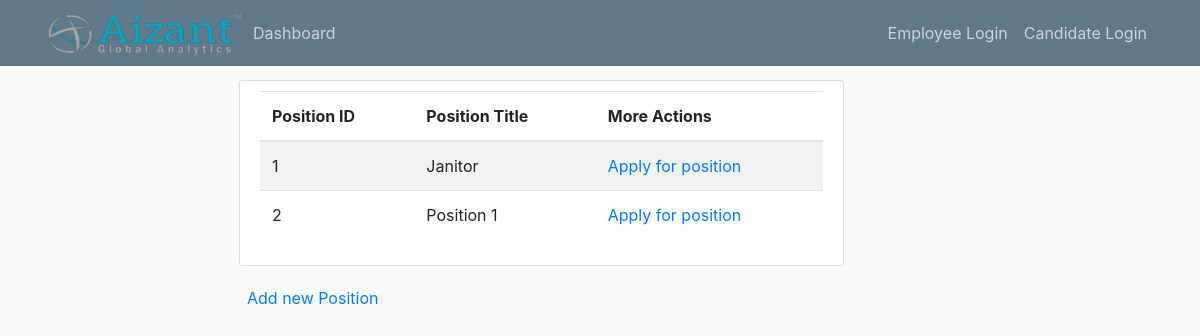
The page /position/all on the database as committed earlier.
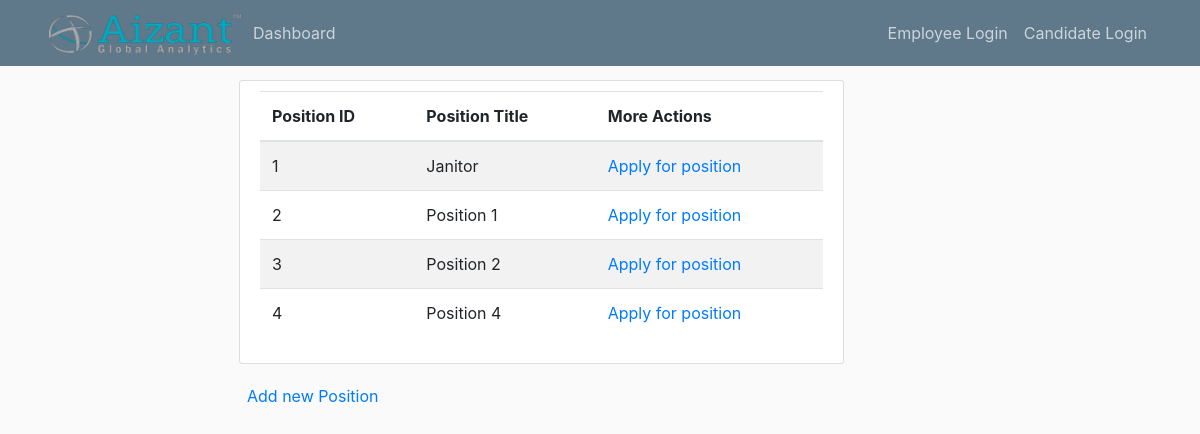
The same page on the database as committed later.
### app/models.py (models this page shows, shortened)
class Position(db.Model):
    id = db.Column(db.Integer, primary_key=True)
    title = db.Column(db.String)
    description = db.Column(db.String(500))
    required_number = db.Column(db.Integer)
    number_applied = db.Column(db.Integer)
    applications = db.relationship('Application', backref='application')

### app/routes.py (the view)
@app.route('/position/all')
def view_all_positions():
    positions = Position.query.all()
    return render_template('view_position_list.html', positions=positions)

### app/templates/view_position_list.html
{% extends 'layout.html' %}
{% block content %}
    <div class="content-section">
        <table class="table table-striped">
            <thead>
            <tr>
                <th scope="col">Position ID</th>
                <th scope="col">Position Title</th>
                <th scope="col">More Actions</th>
            </tr>
            </thead>
            <tbody>
            {% for position in positions %}
                <tr>
                    <td>{{ position.id }}</td>
                    <td>{{ position.title }}</td>
                    {% if current_user.role %}
                    <td><a href="{{ url_for('view_position', position_id=position.id) }}">Click here for more details</a> </td>
                    {% else %}
                    <td><a href="{{ url_for('create_application', job_id=position.id) }}">Apply for position</a> </td>
                    {% endif %}
                </tr>
            {% endfor %}
            </tbody>
        </table>
    </div>
    <p>
        <a class="ml-2" href="{{ url_for('create_new_position') }}">Add new Position</a>
    </p>
{% endblock %}

Rows that differ between the two databases and show on the page:
added Position: id "3", title "Position 2"
added Position: id "4", title "Position 4"
